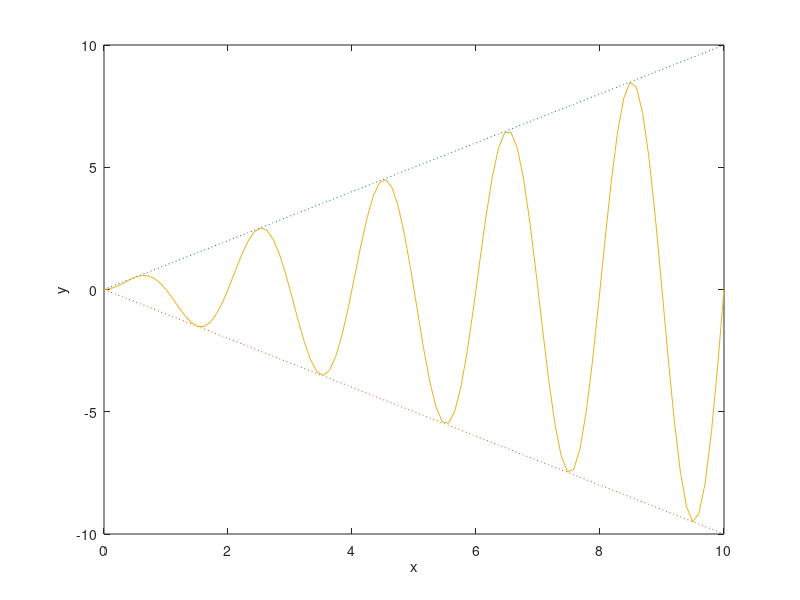

Write MATLAB code to recreate this figure.
x = linspace(0, 10, 100);
f = @(x) x.*sin(pi*x);
y = f(x);
y1 = x;
y2 = -x;
plot(x, y1, ':', x, y2, ':', x, y)
xlabel('x')
ylabel('y')